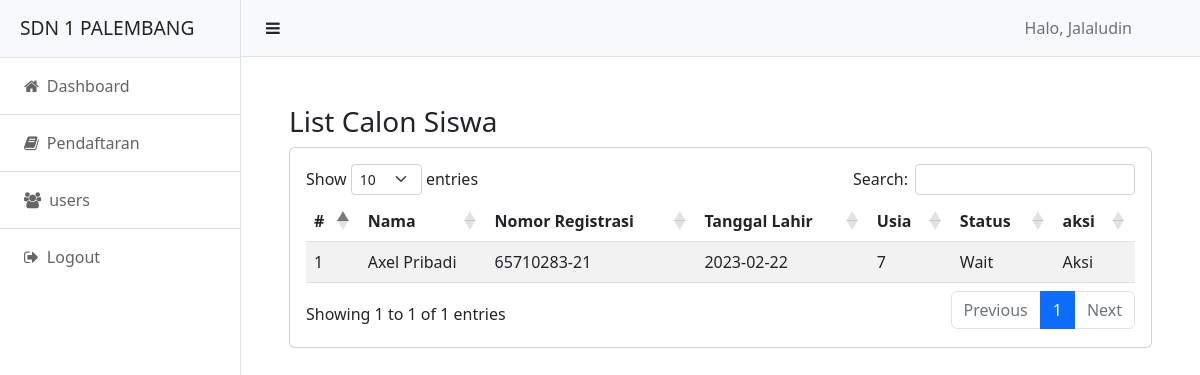
The app's page /admin/pendaftaran.php (signed in) with its own data.
### tables this page shows
CREATE TABLE `pendaftaran` (
  `id` bigint(20) NOT NULL,
  `no_akte` varchar(255) NOT NULL,
  `no_registrasi` varchar(255) NOT NULL,
  `nama` varchar(255) NOT NULL,
  `alamat` text NOT NULL,
  `asal_sekolah` varchar(255) NOT NULL,
  `nama_ayah` varchar(255) NOT NULL,
  `id_user` bigint(20) NOT NULL,
  `nama_ibu` varchar(255) NOT NULL,
  `tanggal_lahir` date NOT NULL,
  `usia` varchar(10) NOT NULL,
  `sertifikat_akte` varchar(255) NOT NULL,
  `foto` varchar(255) DEFAULT NULL,
  `created_at` timestamp NOT NULL DEFAULT current_timestamp(),
  `status` varchar(255) NOT NULL
);

### admin/pendaftaran.php (the view, shortened to what this page needs)
<?php
include('../partials/layout.php');
?>
<div class="container px-5 my-5">
    <h3 class="mt-4">List Calon Siswa</h3>
    <div class="card">
        <div class="card-body">
            <table id="dataTable" class="table table-striped table-responsive">
                <thead>
                    <tr>
                        <th>#</th>
                        <th>Nama</th>
                        <th>Nomor Registrasi</th>
                        <th>Tanggal Lahir</th>
                        <th>Usia</th>
                        <th>Status</th>
                        <th>aksi</th>
                    </tr>
                </thead>
                <tbody>
                    <?php
                    include('../koneksi.php');
                    $sql = "SELECT * FROM pendaftaran";
                    $query = mysqli_query($conn, $sql);
                    $i = 1;
                    while ($user = mysqli_fetch_array($query)) {
                        echo "<tr>";
                        echo "<td>" . $i++ . "</td>";
                        echo "<td>" . $user['nama'] . "</td>";
                        echo "<td>" . $user['no_registrasi'] . "</td>";
                        echo "<td>" . $user['tanggal_lahir'] . "</td>";
                        echo "<td>" . $user['usia'] . "</td>";
                        echo "<td>Wait</td>";
                        echo "<td>Aksi</td>";
                        echo "</tr>";
                    }
                    ?>
                </tbody>
            </table>
        </div>
    </div>
</div>

### records on screen
pendaftaran: nama "Axel Pribadi", no_registrasi "65710283-21", tanggal_lahir "2023-02-22", usia "7"

### other values on screen
$_SESSION['name'] "Jalaludin"
